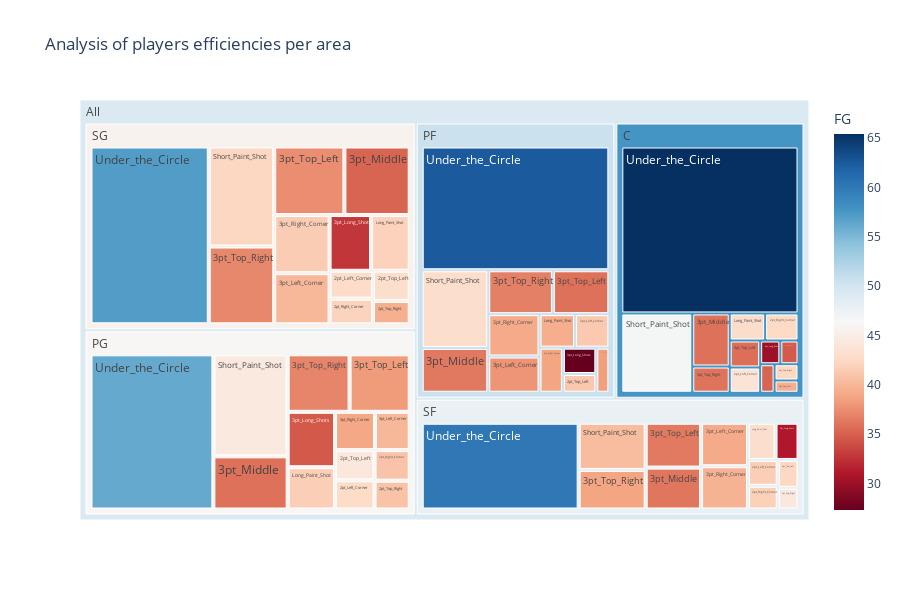

The notebook cell this image was saved under:
### Code cell
## Graph III : Tree Map to explore players' effeciency per area and by position (large rectangle: large amount of shots taken, colour represents FG%) 

# Re-shaping of data frame for graph purpose
df_for_tree = df_cleaned.pivot_table(
    values='result', 
    columns='result_str', 
    index=['Position', 'area_shot'], 
    aggfunc='count'
    ).reset_index()

df_for_tree['FG'] = round(
    100 * df_for_tree['made'] / (df_for_tree['missed'] + df_for_tree['made']), 
    2
    )

fig_treemap = px.treemap(data_frame=df_for_tree, 
           path=[px.Constant('All'), 'Position', 'area_shot'], 
           values='made',
           color='FG', color_continuous_scale='RdBu', 
           width=900, height=600, title='Analysis of players efficiencies per area'
           )

fig_treemap.data[0].hovertemplate = 'Label: %{label}<br>FG: %{color:.2f}%<br>Nb Made: %{value}'
fig_treemap.show()

### Figure 1 — Plotly figure (JSON) as saved in the notebook; plotly's stock layout.template omitted (floating-point values rounded to 4 significant figures)
{"data": [{"branchvalues": "total", "customdata": [[43.67], [41.28], [42.65], [41.69], [42.79], [42.55], [38.8], [40.87], [41.85], [42.08], [39.39], [41.09], [44.12], [42.41], [42.94], [42.35], [38.39], [40.86], [44.35], [39.52], [34.68], [37.88], [39.99], [39.14], [40.06], [29.98], [27.3], [34.59], [31.03], [32.69], [35.87], [36.31], [35.88], [36.14], [35.19], [35.19], [39.14], [38.97], [39.75], [41.46], [35.77], [35.86], [38.23], [36.39], [37.42], [36.03], [36.67], [36.99], [38.82], [37.09], [42.87], [39.38], [41.65], [42.93], [41.95], [46.67], [42.98], [44.48], [40.36], [42.31], [65.43], [62.44], [56.12], [60.1], [57.06], [57.73], [50.56], [46.17], [47.73], [45.74], [49.31]], "domain": {"x": [0, 1], "y": [0, 1]}, "hovertemplate": "Label: %{label}<br>FG: %{color:.2f}%<br>Nb Made: %{value}", "ids": ["All/C/2pt_Left_Corner", "All/PF/2pt_Left_Corner", "All/PG/2pt_Left_Corner", "All/SF/2pt_Left_Corner", "All/SG/2pt_Left_Corner", "All/C/2pt_Right_Corner", "All/PF/2pt_Right_Corner", "All/PG/2pt_Right_Corner", "All/SF/2pt_Right_Corner", "All/SG/2pt_Right_Corner", "All/C/2pt_Top_Left", "All/PF/2pt_Top_Left", "All/PG/2pt_Top_Left", "All/SF/2pt_Top_Left", "All/SG/2pt_Top_Left", "All/C/2pt_Top_Right", "All/PF/2pt_Top_Right", "All/PG/2pt_Top_Right", "All/SF/2pt_Top_Right", "All/SG/2pt_Top_Right", "All/C/3pt_Left_Corner", "All/PF/3pt_Left_Corner", "All/PG/3pt_Left_Corner", "All/SF/3pt_Left_Corner", "All/SG/3pt_Left_Corner", "All/C/3pt_Long_Shots", "All/PF/3pt_Long_Shots", "All/PG/3pt_Long_Shots", "All/SF/3pt_Long_Shots", "All/SG/3pt_Long_Shots", "All/C/3pt_Middle", "All/PF/3pt_Middle", "All/PG/3pt_Middle", "All/SF/3pt_Middle", "All/SG/3pt_Middle", "All/C/3pt_Right_Corner", "All/PF/3pt_Right_Corner", "All/PG/3pt_Right_Corner", "All/SF/3pt_Right_Corner", "All/SG/3pt_Right_Corner", "All/C/3pt_Top_Left", "All/PF/3pt_Top_Left", "All/PG/3pt_Top_Left", "All/SF/3pt_Top_Left", "All/SG/3pt_Top_Left", "All/C/3pt_Top_Right", "All/PF/3pt_Top_Right", "All/PG/3pt_Top_Right", "All/SF/3pt_Top_Right", "All/SG/3pt_Top_Right", "All/C/Long_Paint_Shot", "All/PF/Long_Paint_Shot", "All/PG/Long_Paint_Shot", "All/SF/Long_Paint_Shot", "All/SG/Long_Paint_Shot", "All/C/Short_Paint_Shot", "All/PF/Short_Paint_Shot", "All/PG/Short_Paint_Shot", "All/SF/Short_Paint_Shot", "All/SG/Short_Paint_Shot", "All/C/Under_the_Circle", "All/PF/Under_the_Circle", "All/PG/Under_the_Circle", "All/SF/Under_the_Circle", "All/SG/Under_the_Circle", "All/C", "All/PF", "All/PG", "All/SF", "All/SG", "All"], "labels": ["2pt_Left_Corner", "2pt_Left_Corner", "2pt_Left_Corner", "2pt_Left_Corner", "2pt_Left_Corner", "2pt_Right_Corner", "2pt_Right_Corner", "2pt_Right_Corner", "2pt_Right_Corner", "2pt_Right_Corner", "2pt_Top_Left", "2pt_Top_Left", "2pt_Top_Left", "2pt_Top_Left", "2pt_Top_Left", "2pt_Top_Right", "2pt_Top_Right", "2pt_Top_Right", "2pt_Top_Right", "2pt_Top_Right", "3pt_Left_Corner", "3pt_Left_Corner", "3pt_Left_Corner", "3pt_Left_Corner", "3pt_Left_Corner", "3pt_Long_Shots", "3pt_Long_Shots", "3pt_Long_Shots", "3pt_Long_Shots", "3pt_Long_Shots", "3pt_Middle", "3pt_Middle", "3pt_Middle", "3pt_Middle", "3pt_Middle", "3pt_Right_Corner", "3pt_Right_Corner", "3pt_Right_Corner", "3pt_Right_Corner", "3pt_Right_Corner", "3pt_Top_Left", "3pt_Top_Left", "3pt_Top_Left", "3pt_Top_Left", "3pt_Top_Left", "3pt_Top_Right", "3pt_Top_Right", "3pt_Top_Right", "3pt_Top_Right", "3pt_Top_Right", "Long_Paint_Shot", "Long_Paint_Shot", "Long_Paint_Shot", "Long_Paint_Shot", "Long_Paint_Shot", "Short_Paint_Shot", "Short_Paint_Shot", "Short_Paint_Shot", "Short_Paint_Shot", "Short_Paint_Shot", "Under_the_Circle", "Under_the_Circle", "Under_the_Circle", "Under_the_Circle", "Under_the_Circle", "C", "PF", "PG", "SF", "SG", "All"], "marker": {"coloraxis": "coloraxis", "colors": [43.67, 41.28, 42.65, 41.69, 42.79, 42.55, 38.8, 40.87, 41.85, 42.08, 39.39, 41.09, 44.12, 42.41, 42.94, 42.35, 38.39, 40.86, 44.35, 39.52, 34.68, 37.88, 39.99, 39.14, 40.06, 29.98, 27.3, 34.59, 31.03, 32.69, 35.87, 36.31, 35.88, 36.14, 35.19, 35.19, 39.14, 38.97, 39.75, 41.46, 35.77, 35.86, 38.23, 36.39, 37.42, 36.03, 36.67, 36.99, 38.82, 37.09, 42.87, 39.38, 41.65, 42.93, 41.95, 46.67, 42.98, 44.48, 40.36, 42.31, 65.43, 62.44, 56.12, 60.1, 57.06, 57.73, 50.56, 46.17, 47.73, 45.74, 49.31]}, "name": "", "parents": ["All/C", "All/PF", "All/PG", "All/SF", "All/SG", "All/C", "All/PF", "All/PG", "All/SF", "All/SG", "All/C", "All/PF", "All/PG", "All/SF", "All/SG", "All/C", "All/PF", "All/PG", "All/SF", "All/SG", "All/C", "All/PF", "All/PG", "All/SF", "All/SG", "All/C", "All/PF", "All/PG", "All/SF", "All/SG", "All/C", "All/PF", "All/PG", "All/SF", "All/SG", "All/C", "All/PF", "All/PG", "All/SF", "All/SG", "All/C", "All/PF", "All/PG", "All/SF", "All/SG", "All/C", "All/PF", "All/PG", "All/SF", "All/SG", "All/C", "All/PF", "All/PG", "All/SF", "All/SG", "All/C", "All/PF", "All/PG", "All/SF", "All/SG", "All/C", "All/PF", "All/PG", "All/SF", "All/SG", "All", "All", "All", "All", "All", ""], "type": "treemap", "values": [307, 457, 476, 356, 490, 360, 419, 443, 326, 449, 117, 249, 491, 268, 447, 155, 233, 418, 208, 347, 172, 739, 549, 944, 1142, 191, 350, 1084, 395, 934, 793, 1185, 1628, 1073, 1809, 164, 863, 631, 939, 1301, 328, 984, 1427, 1150, 1943, 392, 1128, 1468, 1227, 2056, 382, 473, 826, 474, 870, 2244, 2055, 3127, 1462, 2644, 11801, 9233, 7866, 6298, 8495, 17406, 18368, 20434, 15120, 22927, 94255]}], "layout": {"coloraxis": {"colorbar": {"title": {"text": "FG"}}, "colorscale": [[0, "rgb(103,0,31)"], [0.1, "rgb(178,24,43)"], [0.2, "rgb(214,96,77)"], [0.3, "rgb(244,165,130)"], [0.4, "rgb(253,219,199)"], [0.5, "rgb(247,247,247)"], [0.6, "rgb(209,229,240)"], [0.7, "rgb(146,197,222)"], [0.8, "rgb(67,147,195)"], [0.9, "rgb(33,102,172)"], [1, "rgb(5,48,97)"]]}, "height": 600, "legend": {"tracegroupgap": 0}, "title": {"text": "Analysis of players efficiencies per area"}, "width": 900}}
